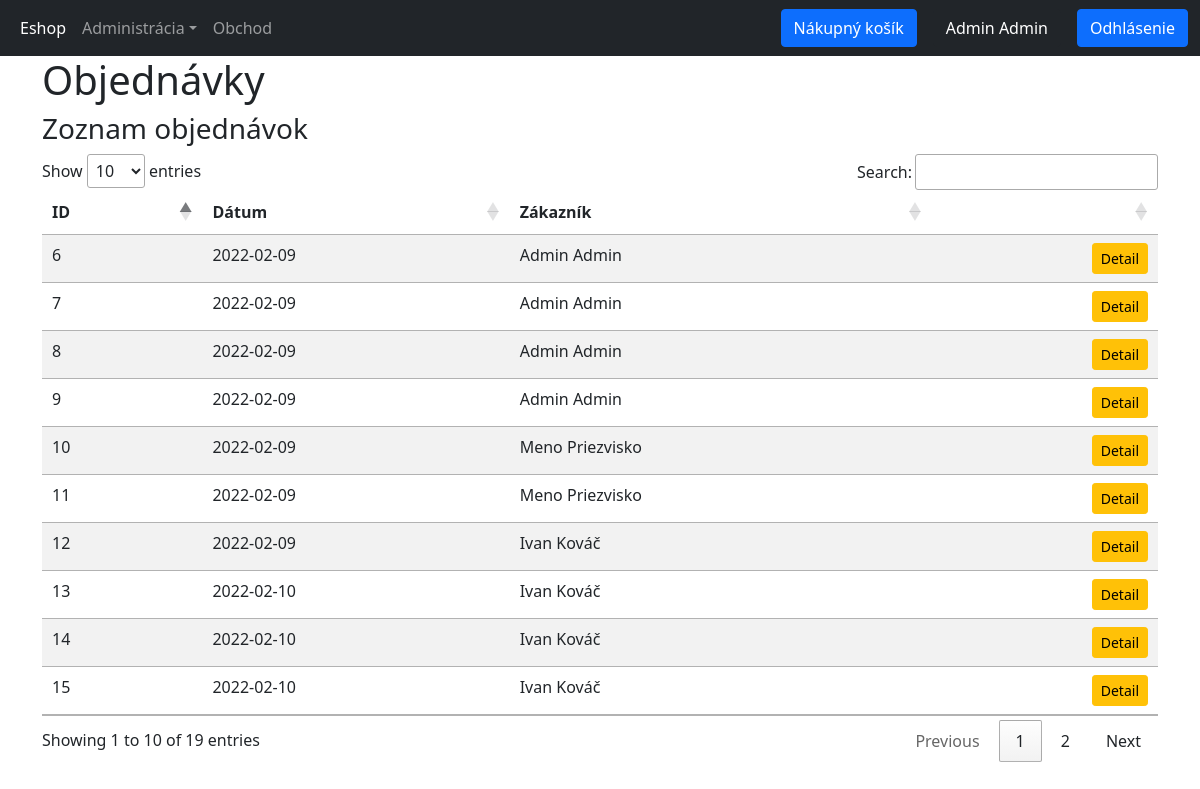
The page /objednavky.php (signed in) on the database its author committed.
### tables this page shows
CREATE TABLE IF NOT EXISTS `zakaznik` (
  `cislo_zakaznika` int(4) UNSIGNED ZEROFILL NOT NULL AUTO_INCREMENT,
  `meno` varchar(10) NOT NULL,
  `priezvisko` varchar(20) NOT NULL,
  `email` varchar(50) NOT NULL,
  `telefon` int(15) DEFAULT NULL,
  `login` varchar(20) NOT NULL,
  `heslo` varchar(50) NOT NULL,
  `rola` varchar(5) NOT NULL,
  PRIMARY KEY (`cislo_zakaznika`),
  UNIQUE KEY `email` (`email`),
  UNIQUE KEY `login` (`login`)
);

CREATE TABLE IF NOT EXISTS `orders` (
  `cislo_objednavky` int(4) NOT NULL AUTO_INCREMENT,
  `datum` date NOT NULL,
  `zakaznik` int(4) UNSIGNED ZEROFILL NOT NULL,
  PRIMARY KEY (`cislo_objednavky`),
  KEY `zakaznik` (`zakaznik`)
);

### objednavky.php (the view, shortened to what this page needs)
<?php
include_once "index_top.php";
?>
<h1>Objednávky</h1>
<h3>Zoznam objednávok</h3>
<table class="table table-striped tablejs">
<thead>
	<tr>
		<th>ID</th>
		<th>Dátum</th>
		<th>Zákazník</th>
		<th></th>
	</tr>
</thead>
<tbody>
<?php
$sql = "SELECT * FROM orders JOIN zakaznik ON zakaznik = cislo_zakaznika";
$result = mysqli_query($conn, $sql);
if (mysqli_num_rows($result) > 0)
{
	while($row = mysqli_fetch_assoc($result))
	{
    	echo '<tr>';
		echo '<td>' . $row['cislo_objednavky'] . '</td>';
		echo '<td>' . $row['datum'] . '</td>';
		echo '<td>' . $row['meno'] . ' ' . $row['priezvisko'] . '</td>';
		echo '<td align= "right"><a href="my_order.php?objednavka=' . $row['cislo_objednavky'] . '" class="btn btn-warning btn-sm">Detail</a></td>';
		echo '</tr>';
	}
}
?>
</tbody>
</table>
<?php
include_once "index_bottom.php";

### index_top.php (shortened to what this page needs)
<?php
include_once 'inc/spojenie.php';
?>
<!doctype html>
<html lang="sk">
<head>
	<link rel="stylesheet" href="css/bootstrap.min.css">
	<link rel="stylesheet" type="text/css" href="https://cdn.datatables.net/1.11.3/css/jquery.dataTables.css">
</head>
<body>
<nav class="navbar navbar-expand-sm bg-dark navbar-dark">
  <div class="container-fluid">
    <ul class="navbar-nav">
      <li class="nav-item">
        <a class="nav-link active" href="index.php">Eshop</a>
      </li>
<?php
if(isset($_SESSION['cislo_zakaznika']) && $_SESSION['cislo_zakaznika'])
{
	$idUser = intval($_SESSION['cislo_zakaznika']);
	$sql = "SELECT rola FROM zakaznik WHERE cislo_zakaznika = '$idUser'";
	$result = mysqli_query($conn, $sql);
	if(mysqli_num_rows($result) > 0)
	{
		$row = mysqli_fetch_assoc($result);
		if($row['rola'] == 'admin')
		{
?>
      <li class="nav-item dropdown">
      <a class="nav-link dropdown-toggle" href="#" role="button" data-bs-toggle="dropdown">Administrácia</a>
			</li>
<?php
		}
	}
}
?>
		<li class="nav-item">
        <a class="nav-link" href="obchod.php">Obchod</a>
      	</li>
    </ul>
<?php
if(isset($_SESSION['cislo_zakaznika']) && $_SESSION['cislo_zakaznika'])
{
echo '<form class="d-flex">
        <a style="margin-right:16px" href="kosik.php" class="btn btn-primary">Nákupný košík</a>';
}
?>
<?php
if(isset($_SESSION['cislo_zakaznika']) && $_SESSION['cislo_zakaznika'])
{
	$idUser = intval($_SESSION['cislo_zakaznika']);
	$sql = "SELECT meno, priezvisko FROM zakaznik WHERE cislo_zakaznika = '$idUser'";
	$result = mysqli_query($conn, $sql);
	if(mysqli_num_rows($result) > 0)
	{
		$res = mysqli_fetch_assoc($result);
		echo '<button style="margin-right:16px" type="button" class="btn btn-dark">' . $res['meno'] . ' ' . $res['priezvisko'] . '</button>';
	}
	echo '<a href="logout.php" class="btn btn-primary">Odhlásenie</a>';
}
else
{
	echo '<a href="login.php" class="btn btn-primary">Prihlásenie</a>';
}
?>
      </form>
	</div>
</nav>
<div class="container">

### rows shown on the page
zakaznik: meno "Admin", priezvisko "Admin"
orders: cislo_objednavky "6", datum "2022-02-09", zakaznik.meno "Admin", zakaznik.priezvisko "Admin"
orders: cislo_objednavky "7", datum "2022-02-09", zakaznik.meno "Admin", zakaznik.priezvisko "Admin"
orders: cislo_objednavky "8", datum "2022-02-09", zakaznik.meno "Admin", zakaznik.priezvisko "Admin"
orders: cislo_objednavky "9", datum "2022-02-09", zakaznik.meno "Admin", zakaznik.priezvisko "Admin"
orders: cislo_objednavky "10", datum "2022-02-09", zakaznik.meno "Meno", zakaznik.priezvisko "Priezvisko"
orders: cislo_objednavky "11", datum "2022-02-09", zakaznik.meno "Meno", zakaznik.priezvisko "Priezvisko"
orders: cislo_objednavky "12", datum "2022-02-09", zakaznik.meno "Ivan", zakaznik.priezvisko "Kováč"
orders: cislo_objednavky "13", datum "2022-02-10", zakaznik.meno "Ivan", zakaznik.priezvisko "Kováč"
orders: cislo_objednavky "14", datum "2022-02-10", zakaznik.meno "Ivan", zakaznik.priezvisko "Kováč"
orders: cislo_objednavky "15", datum "2022-02-10", zakaznik.meno "Ivan", zakaznik.priezvisko "Kováč"
